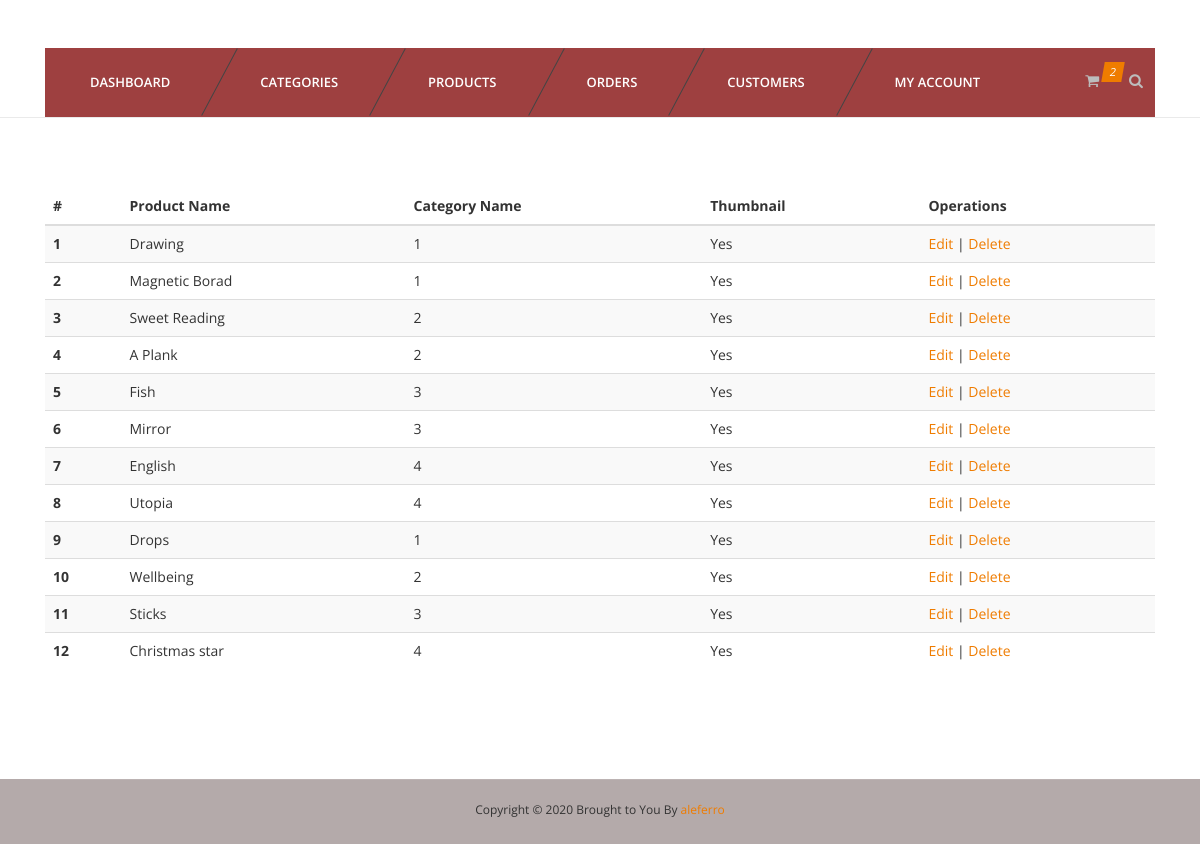
The app's page /admin/products.php (signed in) with its own data.
### tables this page shows
CREATE TABLE `products` (
  `id` int(11) NOT NULL,
  `name` varchar(255) NOT NULL,
  `catid` int(11) NOT NULL,
  `price` varchar(255) NOT NULL,
  `thumb` varchar(255) NOT NULL,
  `description` varchar(255) NOT NULL
);

### admin/products.php (the view, shortened to what this page needs)
<?php
	require_once '../config/connect.php';
?>
<?php include 'inc/header.php'; ?>
<?php include 'inc/nav.php'; ?>
<section id="content">
	<div class="content-blog">
		<div class="container">
			<table class="table table-striped">
				<thead>
					<tr>
						<th>#</th>
						<th>Product Name</th>
						<th>Category Name</th>
						<th>Thumbnail</th>
						<th>Operations</th>
					</tr>
				</thead>
				<tbody>
				<?php
					$sql = "SELECT * FROM products";
					$res = mysqli_query($connection, $sql);
					while ($r = mysqli_fetch_assoc($res)) {
				?>
					<tr>
						<th scope="row"><?php echo $r['id']; ?></th>
						<td><?php echo $r['name']; ?></td>
						<td><?php echo $r['catid']; ?></td>
						<td><?php if($r['thumb']){ echo "Yes";}else{echo "No";} ?></td>
						<td><a href="editproduct.php?id=<?php echo $r['id']; ?>">Edit</a> | <a href="delproduct.php?id=<?php echo $r['id']; ?>">Delete</a></td>
					</tr>
				<?php } ?>
				</tbody>
			</table>
		</div>
	</div>
</section>
<?php include 'inc/footer.php' ?>

### css/light.css (style rules this page uses)
body { background-color:#fff; }

### records on screen
products: id "1", name "Drawing", catid "1", shows "Yes"
products: id "2", name "Magnetic Borad", catid "1", shows "Yes"
products: id "3", name "Sweet Reading", catid "2", shows "Yes"
products: id "4", name "A Plank", catid "2", shows "Yes"
products: id "5", name "Fish", catid "3", shows "Yes"
products: id "6", name "Mirror", catid "3", shows "Yes"
products: id "7", name "English", catid "4", shows "Yes"
products: id "8", name "Utopia", catid "4", shows "Yes"
products: id "9", name "Drops", catid "1", shows "Yes"
products: id "10", name "Wellbeing", catid "2", shows "Yes"
products: id "11", name "Sticks", catid "3", shows "Yes"
products: id "12", name "Christmas star", catid "4", shows "Yes"
